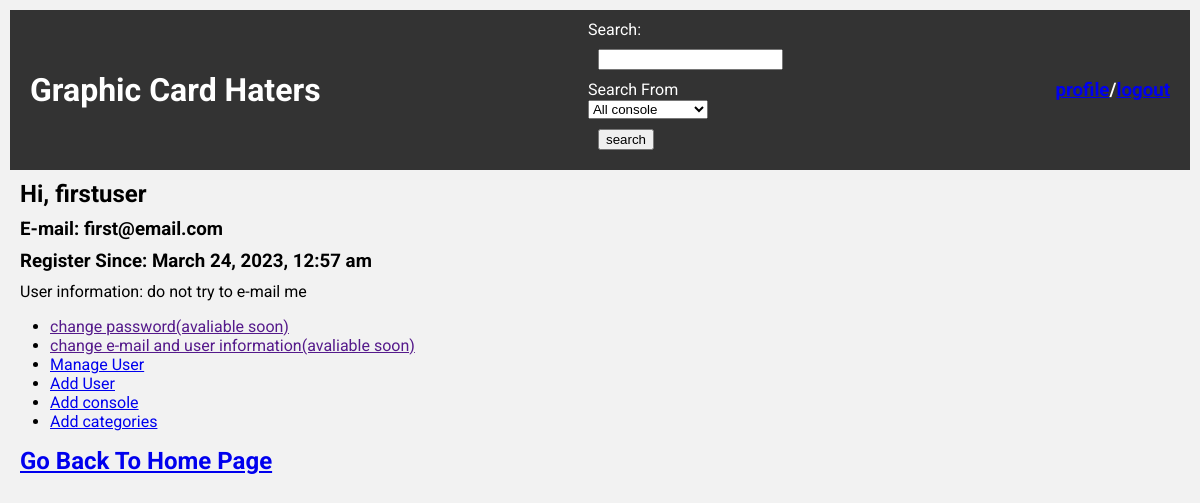
The app's page /profile.php (signed in) with its own data.
### tables this page shows
CREATE TABLE `user` (
  `user_id` int(10) NOT NULL,
  `name` varchar(20) NOT NULL,
  `password` varchar(20) NOT NULL,
  `role` varchar(10) NOT NULL DEFAULT 'user',
  `email` varchar(50) NOT NULL,
  `register_date` timestamp NOT NULL DEFAULT current_timestamp(),
  `info` varchar(200) NOT NULL DEFAULT 'Empty'
);

### profile.php (the view, shortened to what this page needs)
<?php
require('connect.php');
    $user_id = $_SESSION['user_id'];
     $query = "SELECT * FROM user WHERE user_id = :user_id";
     $statement = $db->prepare($query);
     $statement->bindValue(':user_id', $user_id);
     $statement->execute();
     $rows = $statement->fetch();
?>
<!DOCTYPE html>
<html lang="en">
<head>
    <link rel="stylesheet" href="main.css">
</head>
<body>
    <div id="container">
<div id="header">
            <h1><a href="index.php">Graphic Card Haters</a></h1>
            <div id="searching">
                <form method="post" action="search.php">
                    <label for="search">Search:</label><br>
                    <input id="search" name="search"><br>
                    <label for="base">Search From</label><br>
                    <select id="base" name="base">
                        <option value="All" selected>All console</option>
					</select><br>
                    <input type="submit" value="search">
                </form>
            </div>
            <?php if(!isset($_SESSION['userrole'])): ?>
                <h3><a href="login.php">login</a>/<a href="register.php">register</a></h3>
            <?php else: ?>
                <h3><a href="profile.php">profile</a>/<a href="logout.php">logout</a></h3>
            <?php endif ?>
        </div>
        <?php if(isset($_SESSION['user_id'])):?>
            <div id="userfile">
                <h2>Hi, <?= $rows['name']?></h2>
                <h3>E-mail: <?= $rows['email'] ?></h3>
                <?php $timestamp = strtotime($rows['register_date']);?>
                <h3>Register Since: <?= date("F j, Y, g:i a", $timestamp) ?></h3>
                <p>User information: <?= $rows['info'] ?></p>
                <div>
                    <ul>
                        <li><a href="">change password(avaliable soon)</a></li>
                        <li><a href="">change e-mail and user information(avaliable soon)</a></li>
                        <?php if($rows['role'] === 'admin'): ?>
                            <li><a href="adminManage.php">Manage User</a></li>
                            <li><a href="addUser.php">Add User</a></li>
                            <li><a href="addCon.php">Add console</a></li>
                            <li><a href="addCat.php">Add categories</a></li>
                        <?php endif ?>
                    </ul>
                </div>
                <h2><a href="index.php">Go Back To Home Page</a></h2>
            </div>
        <?php else: ?>
            <h3>Invalid User ID: Cannot find User information</h3>
            <h2><a href="index.php">Go Back To Home Page</a></h2>
        <?php endif ?>
        </div>
</body>
</html>

### main.css (style rules this page uses)
body { font-size: 16px; font-family: 'Roboto', sans-serif; background-color: #f2f2f2; margin: 0; padding: 0; }
#container { max-width: 1200px; margin: 0 auto; padding: 10px; }
#header { display: flex; justify-content: space-between; align-items: center; background-color: #333; color: white; padding: 10px; }
#header h1 a { color: white; text-decoration: none; }
#searching { display: flex; align-items: center; }
#search { margin-right: 5px; }
input, p, h1, h2, h3, h4, h5, h6 { margin: 10px 10px; }

### records on screen
user: name "firstuser", email "first@email.com", register_date "March 24, 2023, 12:57 am", info "do not try to e-mail me"
